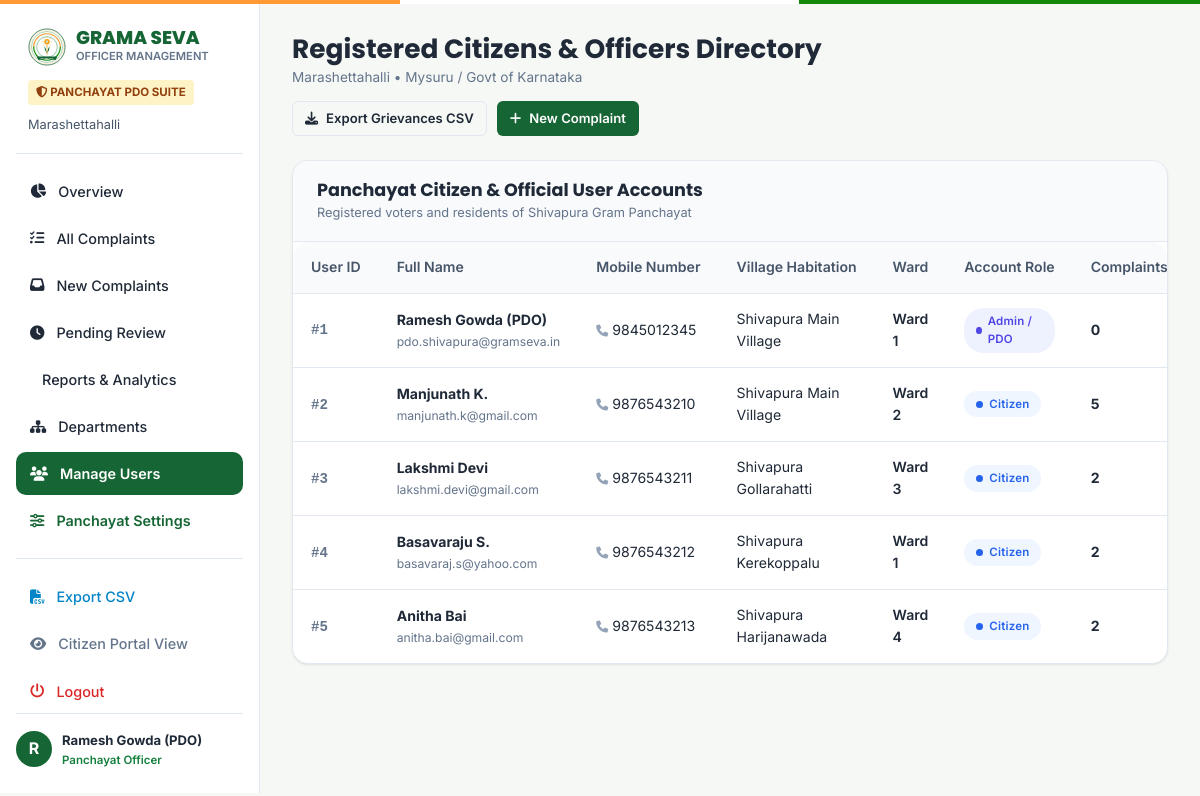
Page /admin/users (signed in) on the committed database.
### tables this page shows
CREATE TABLE panchayat_settings (
        id INTEGER PRIMARY KEY,
        panchayat_name TEXT NOT NULL,
        panchayat_name_kn TEXT NOT NULL,
        district TEXT NOT NULL,
        taluk TEXT NOT NULL,
        state TEXT NOT NULL DEFAULT 'Karnataka',
        helpline TEXT NOT NULL,
        office_address TEXT NOT NULL,
        contact_email TEXT NOT NULL,
        villages_list TEXT NOT NULL,
        updated_at DATETIME DEFAULT CURRENT_TIMESTAMP
    );

CREATE TABLE users (
        id INTEGER PRIMARY KEY AUTOINCREMENT,
        full_name TEXT NOT NULL,
        username TEXT UNIQUE NOT NULL,
        mobile TEXT NOT NULL,
        email TEXT,
        village TEXT NOT NULL,
        ward_no TEXT NOT NULL,
        password_hash TEXT NOT NULL,
        role TEXT NOT NULL DEFAULT 'citizen', -- 'citizen', 'admin'
        created_at DATETIME DEFAULT CURRENT_TIMESTAMP
    );

### app.py (the view)
@app.route('/admin/users')
@admin_required
def admin_users():
    conn = get_db_connection()
    all_users = conn.execute("""
        SELECT u.*,
               COUNT(c.id) as complaint_count
        FROM users u
        LEFT JOIN complaints c ON u.id = c.user_id
        GROUP BY u.id
        ORDER BY u.role ASC, u.created_at DESC
    """).fetchall()
    conn.close()
    return render_template('admin/users.html', users=all_users)

### app.py (called while the page is built)
@app.before_request
def load_logged_in_user():
    user_id = session.get('user_id')
    if user_id is None:
        g.user = None
        g.unread_notifications_count = 0
    else:
        conn = get_db_connection()
        user = conn.execute("SELECT * FROM users WHERE id = ?", (user_id,)).fetchone()
        g.user = user
        if user:
            unread = conn.execute(
                "SELECT COUNT(*) as count FROM notifications WHERE user_id = ? AND is_read = 0",
                (user_id,)
            ).fetchone()
            g.unread_notifications_count = unread['count'] if unread else 0
        else:
            g.unread_notifications_count = 0
        conn.close()
    if 'lang' not in session:
        session['lang'] = 'en'
    g.lang = session['lang']

@app.context_processor
def inject_global_data():
    conn = get_db_connection()
    categories = conn.execute("SELECT * FROM categories ORDER BY id ASC").fetchall()
    departments = conn.execute("SELECT * FROM departments ORDER BY id ASC").fetchall()
    conn.close()
    gp_settings = get_panchayat_settings()
    villages = [v.strip() for v in gp_settings['villages_list'].split(',') if v.strip()]
    return {
        'now': datetime.now(),
        'all_categories': categories,
        'all_departments': departments,
        'current_lang': session.get('lang', 'en'),
        'gp': gp_settings,
        'villages': villages
    }

def admin_required(f):
    @wraps(f)
    def decorated_function(*args, **kwargs):
        if g.user is None:
            flash("Please log in as an administrator to access this area.", "warning")
            return redirect(url_for('admin_login', next=request.url))
        if g.user['role'] != 'admin':
            flash("Access denied. Administrator privileges required.", "danger")
            return redirect(url_for('dashboard'))
        return f(*args, **kwargs)
    return decorated_function

### database.py (called while the page is built, shortened)
def get_db_connection():
    conn = sqlite3.connect(DB_PATH)
    conn.row_factory = sqlite3.Row
    conn.execute("PRAGMA foreign_keys = ON")
    return conn

def get_panchayat_settings():
    conn = get_db_connection()
    settings = conn.execute("SELECT * FROM panchayat_settings WHERE id = 1").fetchone()
    conn.close()
    return settings

### templates/admin/users.html (shortened to what this page needs)
{% extends 'admin/base_admin.html' %}
{% block admin_title %}Registered Citizens & Officers Directory{% endblock %}
{% block admin_content %}
<div class="civic-card" style="padding: 0; overflow: hidden;">
  <div style="padding: 18px 24px; border-bottom: 1px solid var(--border-color); background: #f8fafc; display: flex; justify-content: space-between; align-items: center;">
    <div>
      <h3 style="font-size: 1.1rem; font-weight: 700; color: var(--text-main); margin: 0;">
        Panchayat Citizen & Official User Accounts
      </h3>
      <div style="font-size: 0.8rem; color: #64748b; margin-top: 2px;">
        Registered voters and residents of Shivapura Gram Panchayat
      </div>
    </div>
  </div>
  <div class="table-responsive" style="border: none;">
    <table class="civic-table">
      <thead>
        <tr>
          <th>User ID</th>
          <th>Full Name</th>
          <th>Mobile Number</th>
          <th>Village Habitation</th>
          <th>Ward</th>
          <th>Account Role</th>
          <th>Complaints Filed</th>
        </tr>
      </thead>
      <tbody>
        {% for u in users %}
          <tr>
            <td>
              <span style="font-family: monospace; font-weight: 700; color: #64748b;">#{{ u['id'] }}</span>
            </td>
            <td>
              <strong style="color: var(--text-main);">{{ u['full_name'] }}</strong>
              {% if u['email'] %}<div style="font-size: 0.76rem; color: #64748b;">{{ u['email'] }}</div>{% endif %}
            </td>
            <td>
              <i class="fa-solid fa-phone" style="font-size: 0.75rem; color: #94a3b8;"></i> {{ u['mobile'] }}
            </td>
            <td>{{ u['village'] }}</td>
            <td>
              <span style="font-weight: 600;">{{ u['ward_no'] }}</span>
            </td>
            <td>
              {% if u['role'] == 'admin' %}
                <span class="status-pill status-assigned" style="font-size: 0.72rem;">Admin / PDO</span>
              {% else %}
                <span class="status-pill status-submitted" style="font-size: 0.72rem;">Citizen</span>
              {% endif %}
            </td>
            <td>
              <strong>{{ u['complaint_count'] or 0 }}</strong>
            </td>
          </tr>
        {% endfor %}
      </tbody>
    </table>
  </div>
</div>
{% endblock %}

### templates/admin/base_admin.html (shortened to what this page needs)
<!DOCTYPE html>
<html lang="en">
<head>
  <link rel="stylesheet" href="https://cdnjs.cloudflare.com/ajax/libs/font-awesome/6.5.1/css/all.min.css">
  <link rel="stylesheet" href="{{ url_for('static', filename='css/style.css') }}">
  <link rel="stylesheet" href="{{ url_for('static', filename='css/dashboard.css') }}">
  <link rel="stylesheet" href="{{ url_for('static', filename='css/responsive.css') }}">
</head>
<body style="background-color: var(--bg-main);">
  <div class="admin-layout" style="margin-top: 4px;">
    <aside class="admin-sidebar">
      <div class="admin-sidebar-header">
        <a href="{{ url_for('admin_dashboard') }}" style="display: flex; align-items: center; gap: 10px; text-decoration: none; margin-bottom: 12px;">
          <img src="{{ url_for('static', filename='images/emblem.svg') }}" alt="Emblem" style="width: 38px; height: 38px;">
          <div>
            <div style="font-size: 1.15rem; font-weight: 800; color: var(--primary); font-family: 'Poppins', sans-serif; line-height: 1.1;">
              GRAMA SEVA
            </div>
            <div style="font-size: 0.7rem; color: var(--text-muted); font-weight: 600;">
              OFFICER MANAGEMENT
            </div>
          </div>
        </a>
        <div class="admin-portal-badge">
          <i class="fa-solid fa-shield-halved"></i> Panchayat PDO Suite
        </div>
        <div style="font-size: 0.8rem; color: #475569; margin-top: 4px;">
          {{ gp.panchayat_name }}
        </div>
      </div>
      <ul class="admin-nav-list">
        <li class="admin-nav-item {% if request.path == '/admin' or request.path == '/admin/dashboard' %}active{% endif %}">
          <a href="{{ url_for('admin_dashboard') }}" class="admin-nav-link">
            <i class="fa-solid fa-chart-pie"></i>
            <span>Overview</span>
          </a>
        </li>
        <li class="admin-nav-item {% if request.path == '/admin/complaints' %}active{% endif %}">
          <a href="{{ url_for('admin_complaints') }}" class="admin-nav-link">
            <i class="fa-solid fa-list-check"></i>
            <span>All Complaints</span>
          </a>
        </li>
        <li class="admin-nav-item {% if request.path == '/admin/complaints' and request.args.get('status') == 'Submitted' %}active{% endif %}">
          <a href="{{ url_for('admin_complaints', status='Submitted') }}" class="admin-nav-link">
            <i class="fa-solid fa-inbox"></i>
            <span>New Complaints</span>
          </a>
        </li>
        <li class="admin-nav-item {% if request.path == '/admin/complaints' and request.args.get('status') == 'Under Review' %}active{% endif %}">
          <a href="{{ url_for('admin_complaints', status='Under Review') }}" class="admin-nav-link">
            <i class="fa-solid fa-clock"></i>
            <span>Pending Review</span>
          </a>
        </li>
        <li class="admin-nav-item {% if request.path == '/admin/reports' %}active{% endif %}">
          <a href="{{ url_for('admin_reports') }}" class="admin-nav-link">
            <span>Reports & Analytics</span>
          </a>
        </li>
        <li class="admin-nav-item {% if request.path == '/admin/departments' %}active{% endif %}">
          <a href="{{ url_for('admin_departments') }}" class="admin-nav-link">
            <i class="fa-solid fa-sitemap"></i>
            <span>Departments</span>
          </a>
        </li>
        <li class="admin-nav-item {% if request.path == '/admin/users' %}active{% endif %}">
          <a href="{{ url_for('admin_users') }}" class="admin-nav-link">
            <i class="fa-solid fa-users"></i>
            <span>Manage Users</span>
          </a>
        </li>
        <li class="admin-nav-item {% if request.path == '/admin/settings' %}active{% endif %}">
          <a href="{{ url_for('admin_settings') }}" class="admin-nav-link" style="color: #166534; font-weight: 600;">
            <i class="fa-solid fa-sliders"></i>
            <span>Panchayat Settings</span>
          </a>
        </li>
        <li style="border-top: 1px solid var(--border-color); margin: 12px 0;"></li>
        <li class="admin-nav-item">
          <a href="{{ url_for('admin_export_csv') }}" class="admin-nav-link" style="color: #0284c7;">
            <i class="fa-solid fa-file-csv"></i>
            <span>Export CSV</span>
          </a>
        </li>
        <li class="admin-nav-item">
          <a href="{{ url_for('dashboard') }}" class="admin-nav-link" style="color: #64748b;">
            <i class="fa-solid fa-eye"></i>
            <span>Citizen Portal View</span>
          </a>
        </li>
        <li class="admin-nav-item">
          <a href="{{ url_for('logout') }}" class="admin-nav-link" style="color: #dc2626;">
            <i class="fa-solid fa-power-off"></i>
            <span>Logout</span>
          </a>
        </li>
      </ul>
      <div style="padding-top: 16px; border-top: 1px solid var(--border-color); display: flex; align-items: center; gap: 10px; margin-top: auto;">
        <div style="width: 36px; height: 36px; border-radius: 50%; background-color: var(--primary); color: #fff; display: flex; align-items: center; justify-content: center; font-weight: 700;">
          {{ g.user['full_name'][0] }}
        </div>
        <div style="overflow: hidden;">
          <div style="font-size: 0.82rem; font-weight: 700; color: var(--text-main); white-space: nowrap; overflow: hidden; text-overflow: ellipsis;">
            {{ g.user['full_name'] }}
          </div>
          <div style="font-size: 0.72rem; color: #15803d; font-weight: 600;">
            Panchayat Officer
          </div>
        </div>
      </div>
    </aside>
    <main class="admin-main-content">
      <div style="display: flex; justify-content: space-between; align-items: center; margin-bottom: 24px; flex-wrap: wrap; gap: 12px;">
        <div>
          <h1 style="font-size: 1.65rem; font-weight: 700; color: var(--text-main); margin: 0;">
            {% block admin_title %}Administrative Dashboard{% endblock %}
          </h1>
          <div style="font-size: 0.85rem; color: var(--text-muted); margin-top: 2px;">
            {{ gp.panchayat_name }} • {{ gp.district }} / Govt of {{ gp.state }}
          </div>
        </div>
        <div style="display: flex; gap: 10px; align-items: center;">
          <a href="{{ url_for('admin_export_csv') }}" class="btn btn-outline btn-sm">
            <i class="fa-solid fa-download"></i> Export Grievances CSV
          </a>
          <a href="{{ url_for('submit_complaint') }}" class="btn btn-primary btn-sm">
            <i class="fa-solid fa-plus"></i> New Complaint
          </a>
        </div>
      </div>
      {% block admin_content %}{% endblock %}
    </main>
  </div>
</body>
</html>

### static/css/style.css (style rules this page uses)
:root { --primary: #166534; --primary-hover: #14532d; --primary-light: #dcfce7; --primary-subtle: #f0fdf4; --secondary: #ffffff; --accent-saffron: #f59e0b; --accent-saffron-dark: #d97706; --accent-saffron-light: #fef3c7; --bg-main: #f5f8f5; --surface: #ffffff; --surface-muted: #f8fafc; --border-color: #e2e8f0; --border-focus: #166534; --text-main: #1f2937; --text-muted: #64748b; --text-light: #94a3b8; --text-white: #ffffff; --status-submitted: #2563eb; --status-submitted-bg: #eff6ff; --status-review: #f59e0b; --status-review-bg: #fffbeb; --status-assigned: #4f46e5; --status-assigned-bg: #eef2ff; --status-progress: #9333ea; --status-progress-bg: #faf5ff; --status-resolved: #16a34a; --status-resolved-bg: #f0fdf4; --status-rejected: #dc2626; --status-rejected-bg: #fef2f2; --radius-sm: 6px; --radius-md: 10px; --radius-lg: 16px; --radius-xl: 24px; --shadow-sm: 0 1px 3px rgba(0,0,0,0.06), 0 1px 2px rgba(0,0,0,0.04); --shadow-md: 0 4px 6px -1px rgba(0,0,0,0.07), 0 2px 4px -1px rgba(0,0,0,0.04); --shadow-lg: 0 10px 15px -3px rgba(0,0,0,0.08), 0 4px 6px -2px rgba(0,0,0,0.03); --shadow-xl: 0 20px 25px -5px rgba(22,101,52,0.1), 0 10px 10px -5px rgba(0,0,0,0.02); --transition-fast: 0.15s ease; --transition-normal: 0.25s ease; }
*, *::before, *::after { box-sizing: border-box; margin: 0; padding: 0; }
body { font-family: 'Inter', -apple-system, BlinkMacSystemFont, "Segoe UI", Roboto, sans-serif; background-color: var(--bg-main); color: var(--text-main); line-height: 1.6; min-height: 100vh; display: flex; flex-direction: column; -webkit-font-smoothing: antialiased; }
h1, h2, h3, h4, h5, h6 { font-family: 'Poppins', 'Inter', sans-serif; font-weight: 600; color: var(--text-main); line-height: 1.25; }
a { color: var(--primary); text-decoration: none; transition: color var(--transition-fast); }
img { max-width: 100%; height: auto; display: block; }
.civic-card { background-color: var(--surface); border-radius: var(--radius-lg); border: 1px solid var(--border-color); box-shadow: var(--shadow-sm); padding: 24px; transition: transform var(--transition-fast), box-shadow var(--transition-fast); }
.btn { display: inline-flex; align-items: center; justify-content: center; gap: 8px; padding: 10px 20px; font-size: 0.92rem; font-weight: 600; border-radius: var(--radius-md); border: 1px solid transparent; cursor: pointer; transition: all var(--transition-fast); text-align: center; font-family: inherit; text-decoration: none; }
.btn-primary { background-color: var(--primary); color: #ffffff; }
.btn-outline { background-color: transparent; border-color: var(--border-color); color: var(--text-main); }
.btn-sm { padding: 6px 12px; font-size: 0.82rem; border-radius: var(--radius-sm); }
.status-pill { display: inline-flex; align-items: center; gap: 6px; padding: 4px 12px; border-radius: 20px; font-size: 0.8rem; font-weight: 600; text-transform: capitalize; letter-spacing: 0.2px; }
.status-pill::before { content: ""; display: inline-block; width: 7px; height: 7px; border-radius: 50%; }
.status-submitted { background-color: var(--status-submitted-bg); color: var(--status-submitted); }
.status-submitted::before { background-color: var(--status-submitted); }
.status-assigned { background-color: var(--status-assigned-bg); color: var(--status-assigned); }
.status-assigned::before { background-color: var(--status-assigned); }

### rows in the picture
panchayat_settings: panchayat_name "Marashettahalli", district "Mysuru", state "Karnataka"
users: full_name "R", user.full_name "Ramesh Gowda (PDO)", id "1", full_name "Ramesh Gowda (PDO)", email "pdo.shivapura@gramseva.in", mobile "9845012345", village "Shivapura Main Village", ward_no "Ward 1", role "Admin / PDO", u "0"
users: id "2", full_name "Manjunath K.", email "manjunath.k@gmail.com", mobile "9876543210", village "Shivapura Main Village", ward_no "Ward 2", role "Citizen", u "5"
users: id "3", full_name "Lakshmi Devi", email "lakshmi.devi@gmail.com", mobile "9876543211", village "Shivapura Gollarahatti", ward_no "Ward 3", role "Citizen", u "2"
users: id "4", full_name "Basavaraju S.", email "basavaraj.s@yahoo.com", mobile "9876543212", village "Shivapura Kerekoppalu", ward_no "Ward 1", role "Citizen", u "2"
users: id "5", full_name "Anitha Bai", email "anitha.bai@gmail.com", mobile "9876543213", village "Shivapura Harijanawada", ward_no "Ward 4", role "Citizen", u "2"
